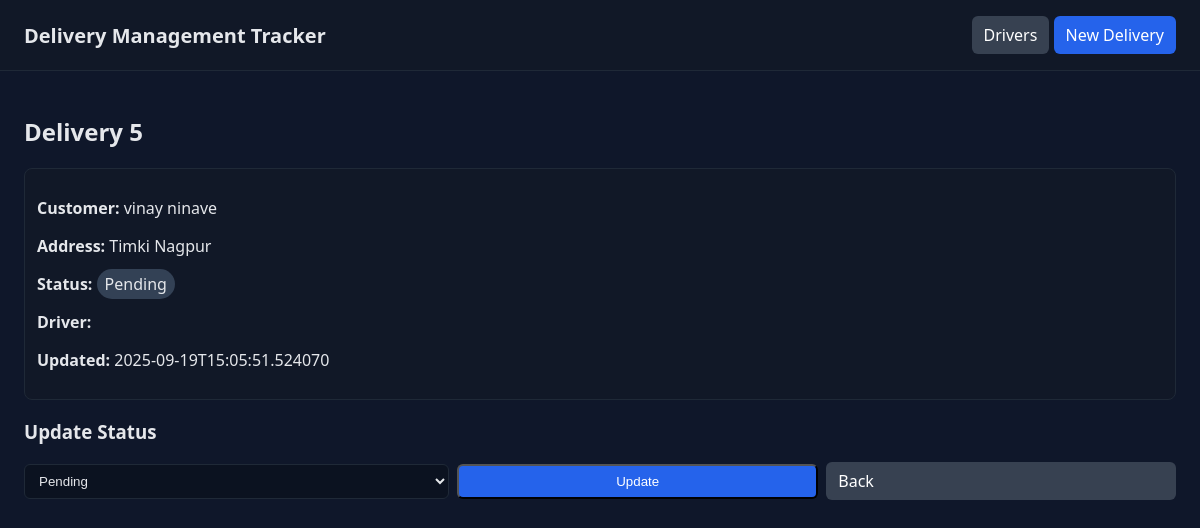
The page /deliveries/4 on the database its author committed.
### tables this page shows
CREATE TABLE deliveries (
	id INTEGER PRIMARY KEY AUTOINCREMENT,
	order_number TEXT NOT NULL UNIQUE,
	customer_name TEXT NOT NULL,
	address TEXT NOT NULL,
	status TEXT NOT NULL DEFAULT 'Pending',
	estimated_delivery TEXT,
	updated_at TEXT NOT NULL,
	driver_id INTEGER,
	FOREIGN KEY(driver_id) REFERENCES drivers(id) ON DELETE SET NULL
);

### app.py (the view)
@app.route('/deliveries/<int:delivery_id>')
def delivery_detail(delivery_id: int):
	db = get_db()
	delivery = db.execute(
		"""
		SELECT d.*, COALESCE(dr.name, '') AS driver_name
		FROM deliveries d
		LEFT JOIN drivers dr ON d.driver_id = dr.id
		WHERE d.id = ?
		""",
		(delivery_id,)
	).fetchone()
	if not delivery:
		flash('Delivery not found.', 'error')
		return redirect(url_for('index'))
	return render_template('delivery_detail.html', delivery=delivery)

### app.py (called while the page is built)
def get_db():
	if 'db' not in g:
		g.db = sqlite3.connect(DATABASE)
		g.db.row_factory = sqlite3.Row
	return g.db

### templates/delivery_detail.html
{% extends 'base.html' %}
{% block content %}
<h2>Delivery {{ delivery.order_number }}</h2>
<div class="card">
	<p><strong>Customer:</strong> {{ delivery.customer_name }}</p>
	<p><strong>Address:</strong> {{ delivery.address }}</p>
	<p><strong>Status:</strong> <span class="badge status-{{ delivery.status|lower|replace(' ', '-') }}">{{ delivery.status }}</span></p>
	<p><strong>Driver:</strong> {{ delivery.driver_name }}</p>
	<p><strong>Updated:</strong> {{ delivery.updated_at }}</p>
</div>
<h3>Update Status</h3>
<form method="post" action="{{ url_for('update_status', delivery_id=delivery.id) }}" class="form inline">
	<select name="status" required>
		{% for s in ['Pending','Out for Delivery','Delivered','Failed'] %}
			<option value="{{ s }}" {% if s == delivery.status %}selected{% endif %}>{{ s }}</option>
		{% endfor %}
	</select>
	<button class="btn" type="submit">Update</button>
	<a class="btn secondary" href="{{ url_for('index') }}">Back</a>
</form>
{% endblock %}

### static/styles.css (style rules this page uses)
:root { --bg: #0f172a; --panel: #111827; --text: #e5e7eb; --muted: #9ca3af; --primary: #2563eb; --secondary: #374151; --success: #16a34a; --warning: #d97706; --danger: #dc2626; --border: #1f2937; }
* { box-sizing: border-box; }
body { margin: 0; font-family: system-ui, -apple-system, Segoe UI, Roboto, Arial; background: var(--bg); color: var(--text); }
a { color: inherit; text-decoration: none; }
.btn { display: inline-block; padding: 8px 12px; background: var(--primary); color: white; border-radius: 6px; cursor: pointer; }
.btn.secondary { background: var(--secondary); }
.badge { padding: 4px 8px; border-radius: 999px; background: var(--secondary); }
.status-pending { background: #334155; }
.form { display: grid; gap: 12px; max-width: 560px; }
.form.inline { grid-auto-flow: column; align-items: center; gap: 8px; max-width: none; }
.form input, .form select { padding: 8px 10px; background: #0b1220; border: 1px solid var(--border); color: var(--text); border-radius: 6px; }
.card { padding: 12px; background: var(--panel); border: 1px solid var(--border); border-radius: 8px; }

### rows shown on the page
deliveries: order_number "5", customer_name "vinay ninave", address "Timki Nagpur", status "Pending", updated_at "2025-09-19T15:05:51.524070"
